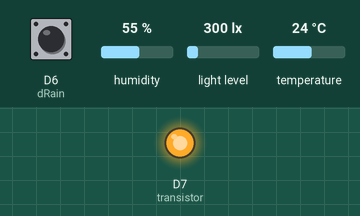
Bench run of a sketch on a simulated ESP8266 (NodeMCU). Shown: output pins drawn as LEDs (lit = HIGH). Wiring (inferred from the names in the program): BH1750 light sensor at I2C address 0x23. The inputs (shaded band) are chosen by the test bench; at power-on: D6 (dRain) HIGH, humidity 55 %, light level 300 lx, temperature 24 °C. WiFi joins after 1.5 s; servers stay silent unless stated. At 5.0 s the program puts the board to deep sleep or switches it off; the recording ends there.

Above: at 0.1 s.
Timing chart, 0 to 1.6 s (numbered marks = the images above):
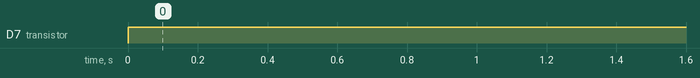

The sketch:

ThingSpeak3.ino
```cpp
#include "secrets.h"          /* Library whith keys and credentials*/
#include <ThingSpeak.h>       /* ThingSpeak protocols*/
#include <ESP8266WiFi.h>      /* Node MCU ESP8266 Wi-Fi library*/
#include <Wire.h>             /* Lux Sensor, I2C*/
#include <DHT.h>              /* Temperature & humidity sensor*/

#define DHTPIN     D5
#define dRain      D6
#define transistor D7
#define DHTTYPE DHT11
#define sleepTime 900e6            /* Time in micro-seconds 15min (900e6)*/
DHT dht(DHTPIN, DHTTYPE);

char ssid[] = SECRET_SSID;
char pass[] = SECRET_PASS;
unsigned long myChannelNumber = SECRET_CH_ID;
const char * myWriteAPIKey = SECRET_WRITE_APIKEY;
WiFiClient client;
float mq, humidity, temperature, voltage, battery;
String myStatus = "";             /* Initializing ThingSpeak channel Status*/
int BH1750_Device = 0x23;         /* I2C address for light sensor*/
int Lux, rain;
int n,z = 0;                      /* Temporal variables*/

void setup() {
  //Serial.begin(115200);                 /* Set serial baud rate*/
  pinMode(transistor, OUTPUT);          /* Transistor gate signal*/
  Wire.begin();                         /* Initialize BH1750 interface*/
  Wire.beginTransmission(BH1750_Device);
  Wire.write(0x10);                     /* Set resolution to 1 Lux*/
  Wire.endTransmission();
  dht.begin();                          /* Initialize DHT11 inteface*/
  WiFi.mode(WIFI_STA);                  /* Setting a WiFi boot mode*/
  ThingSpeak.begin(client);             /* Makes ThingSpeak client*/
}

/* Subroutine to read BH1750 values using the I^2C protocol*/
unsigned int BH1750_Read() {
  unsigned int i=0;
  Wire.beginTransmission(BH1750_Device);
  Wire.requestFrom(BH1750_Device, 2);
  while(Wire.available()){
    i <<=8;
    i|= Wire.read();
    }
  Wire.endTransmission();
  return i/1.2;                         /* Convert to Lux*/
}

void loop() {
  if (millis() >=25500){                /* Interruption timmer priority*/
    //Serial.println("Going to sleep because something went wrong...");
    ESP.deepSleep(200e6);               /* 200 seconds to reboot*/
  }
  digitalWrite(transistor, HIGH);
  if(WiFi.status() != WL_CONNECTED){    /* If not yet connected to WiFi then...*/
    //Serial.print("Attempting to connect to SSID: ");
    //Serial.println(SECRET_SSID);
    while(WiFi.status() != WL_CONNECTED){
      WiFi.begin(ssid, pass);           /* Connect(log) to WPA/WPA2 network*/
      //Serial.print(".");
      //Serial.print(n);
      if(n > 2){
        ESP.deepSleep(sleepTime);       /* SleepTime (in micro-seconds)*/
        }
      n++;
      delay(4700);                      /* Give some seconds to well handshake...*/
    }                                   /* ...too many petitions may hang up the connection*/
    //Serial.println("\nConnected.");
  }
  voltage = analogRead(A0);
  battery = voltage * (4.4427 / 1024.0);/* Scale to voltage*/
  temperature = dht.readTemperature();  /* 0 - 100 °C*/
  humidity = dht.readHumidity();        /* RH %20 - 100 (Dew point)*/
  Lux = BH1750_Read();                  /* Calls subroutine*/
  rain = digitalRead(dRain);            /* Digital rain sensor, binary*/
  if(rain == 0){myStatus = String("It's raining");}
  else{myStatus = String("Is not raining");}
  bak:
  /* ThingSpeak channel only acepts: int, long int, float,char and string values*/
  ThingSpeak.setField(1, temperature);
  ThingSpeak.setField(2, humidity);
  ThingSpeak.setField(3, Lux);
  ThingSpeak.setField(4, rain);
  ThingSpeak.setField(5, battery);
  ThingSpeak.setStatus(myStatus);     /* The string status of rain*/

  int x = ThingSpeak.writeFields(myChannelNumber, myWriteAPIKey);
  if(x == 200){
    //Serial.println("Channel update successful.");
    //Serial.println("Going to sleep... Setting LOW RST pin...");
    ESP.deepSleep(sleepTime); /* SleepTime (in micro-seconds), WiFi signal reboot mode*/
  }
  else{
    //Serial.println("Problem updating channel. HTTP error code " + String(x));
    delay(500);
    z++;
    if(z > 2){
      //Serial.println("Going to sleep... Setting LOW RST pin...");
      ESP.deepSleep(sleepTime); /* SleepTime (in micro-seconds), WiFi signal reboot mode*/
    }
    goto bak;
  }
}
```

secrets.h
```cpp
/* Use this file to store all of the private credentials*/
#define SECRET_SSID "MySSID"        // Replace MySSID with your WiFi network name
#define SECRET_PASS "0123456789"    // Replace 0123456789 with your WiFi password
#define SECRET_CH_ID 0000000			  // Replace 0000000 with your channel number
#define SECRET_WRITE_APIKEY "XYZ"   // Replace XYZ with your channel write API Key
```

Measured:
- by itself, D7 (transistor): LOW → HIGH at 0.00 s
